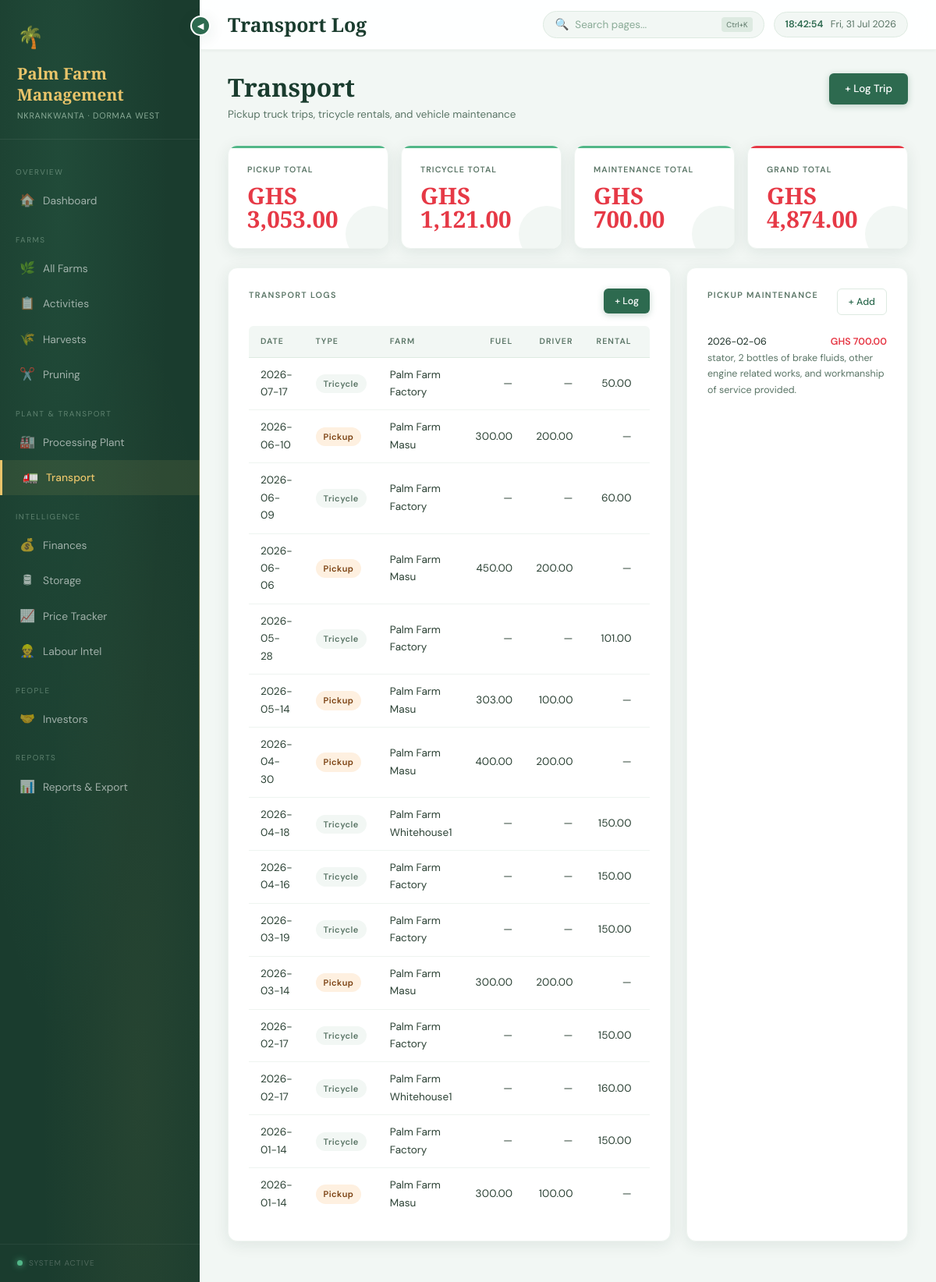
/transport/, run on the app's committed database.
### tables this page shows
CREATE TABLE farms (
    id              INTEGER PRIMARY KEY AUTOINCREMENT,
    name            TEXT NOT NULL,
    location        TEXT,
    constituency    TEXT,
    size_acres      REAL,
    crop_type       TEXT CHECK(crop_type IN ('Oil Palm', 'Cashew')),
    status          TEXT CHECK(status IN ('Active', 'Inactive', 'Development')),
    total_trees     INTEGER DEFAULT 0,
    notes           TEXT,
    created_at      DATE DEFAULT (DATE('now'))
);

CREATE TABLE pickup_maintenance (
    id          INTEGER PRIMARY KEY AUTOINCREMENT,
    date        DATE NOT NULL,
    description TEXT,
    cost        REAL DEFAULT 0,
    notes       TEXT
);

### routes/transport.py (the view)
@transport_bp.route('/')
def index():
    farm_id   = request.args.get('farm_id', '')
    t_type    = request.args.get('transport_type', '')
    date_from = request.args.get('date_from', '')
    date_to   = request.args.get('date_to', '')
    sql    = "SELECT t.*, f.name AS farm_name FROM transport_logs t LEFT JOIN farms f ON f.id=t.farm_id WHERE 1=1"
    params = []
    if farm_id:
        sql += " AND t.farm_id=?"; params.append(farm_id)
    if t_type:
        sql += " AND t.transport_type=?"; params.append(t_type)
    if date_from:
        sql += " AND t.date>=?"; params.append(date_from)
    if date_to:
        sql += " AND t.date<=?"; params.append(date_to)
    sql += " ORDER BY t.date DESC"
    logs  = query(sql, params)
    farms = get_all_farms()
    totals = query("""
        SELECT
            COALESCE(SUM(CASE WHEN transport_type='Pickup' THEN total_cost ELSE 0 END),0) AS pickup_total,
            COALESCE(SUM(CASE WHEN transport_type='Tricycle' THEN total_cost ELSE 0 END),0) AS tricycle_total,
            COALESCE(SUM(total_cost),0) AS grand_total
        FROM transport_logs
    """, one=True)
    maintenance = query(
        "SELECT * FROM pickup_maintenance ORDER BY date DESC LIMIT 5"
    )
    maint_total = query(
        "SELECT COALESCE(SUM(cost),0) AS t FROM pickup_maintenance", one=True
    )['t']
    return render_template('transport/index.html',
        logs=logs, farms=farms, totals=totals,
        maintenance=maintenance, maint_total=maint_total,
        filters=dict(farm_id=farm_id, transport_type=t_type,
                     date_from=date_from, date_to=date_to),
    )

### database/db.py (called while the page is built)
def get_connection():
    conn = sqlite3.connect(DB_PATH)
    conn.row_factory = sqlite3.Row
    conn.execute("PRAGMA foreign_keys = ON")
    return conn

def query(sql, params=(), one=False):
    conn = get_connection()
    cur = conn.execute(sql, params)
    rv = cur.fetchone() if one else cur.fetchall()
    conn.close()
    return rv

def get_all_farms():
    return query("SELECT * FROM farms ORDER BY id")

### templates/transport/index.html (shortened to what this page needs)
{% extends 'base.html' %}
{% block page_title %}Transport Log{% endblock %}
{% block content %}
<div class="page-header">
  <div><h2>Transport</h2><p>Pickup truck trips, tricycle rentals, and vehicle maintenance</p></div>
  <a href="{{ url_for('transport.add') }}" class="btn btn-primary">+ Log Trip</a>
</div>
<div class="stat-grid">
  <div class="stat-card"><div class="stat-label">Pickup Total</div><div class="stat-value negative">GHS {{ '{:,.2f}'.format(totals['pickup_total']) }}</div></div>
  <div class="stat-card"><div class="stat-label">Tricycle Total</div><div class="stat-value negative">GHS {{ '{:,.2f}'.format(totals['tricycle_total']) }}</div></div>
  <div class="stat-card"><div class="stat-label">Maintenance Total</div><div class="stat-value negative">GHS {{ '{:,.2f}'.format(maint_total) }}</div></div>
  <div class="stat-card red"><div class="stat-label">Grand Total</div><div class="stat-value negative">GHS {{ '{:,.2f}'.format(totals['grand_total'] + maint_total) }}</div></div>
</div>
<div style="display:grid;grid-template-columns:2fr 1fr;gap:20px;">
<div class="card">
  <div class="flex justify-between mb-2"><div class="card-title" style="margin:0;">Transport Logs</div><a href="{{ url_for('transport.add') }}" class="btn btn-sm btn-primary">+ Log</a></div>
  <div class="table-wrap"><table>
    <thead><tr><th>Date</th><th>Type</th><th>Farm</th><th class="text-right">Fuel</th><th class="text-right">Driver</th><th class="text-right">Rental</th><th class="text-right">Total</th><th></th></tr></thead>
    <tbody>
    {% for log in logs %}
    <tr>
      <td>{{ log['date'] }}</td>
      <td><span class="badge {% if log['transport_type']=='Pickup' %}badge-amber{% else %}badge-grey{% endif %}">{{ log['transport_type'] }}</span></td>
      <td>{{ log['farm_name'] or '—' }}</td>
      <td class="text-right mono">{{ '{:,.2f}'.format(log['fuel_cost']) if log['fuel_cost'] else '—' }}</td>
      <td class="text-right mono">{{ '{:,.2f}'.format(log['driver_pay']) if log['driver_pay'] else '—' }}</td>
      <td class="text-right mono">{{ '{:,.2f}'.format(log['rental_cost']) if log['rental_cost'] else '—' }}</td>
      <td class="text-right mono bold">{{ '{:,.2f}'.format(log['total_cost']) }}</td>
    </tr>
    {% else %}
    <tr><td colspan="8" class="text-center muted" style="padding:24px;">No transport logs.</td></tr>
    {% endfor %}
    </tbody>
  </table></div>
</div>
<div class="card">
  <div class="flex justify-between mb-2"><div class="card-title" style="margin:0;">Pickup Maintenance</div><a href="{{ url_for('transport.add_maintenance') }}" class="btn btn-sm btn-outline">+ Add</a></div>
  {% for m in maintenance %}
  <div style="border-bottom:1px solid var(--grey-light);padding:8px 0;">
    <div class="flex justify-between"><span class="small">{{ m['date'] }}</span><span class="small bold negative">GHS {{ '{:,.2f}'.format(m['cost']) }}</span></div>
    <div class="small muted">{{ m['description'] }}</div>
  </div>
  {% else %}<p class="muted small">No maintenance records.</p>{% endfor %}
</div>
</div>
{% endblock %}

### data on the page
farms: date "2026-07-17", transport_type "Tricycle", name "Palm Farm Factory", fuel_cost "—", driver_pay "—", rental_cost "50.00", date "2026-06-09", rental_cost "60.00", date "2026-05-28", rental_cost "101.00", date "2026-04-16", rental_cost "150.00", date "2026-03-19", date "2026-02-17", date "2026-01-14"
farms: date "2026-06-10", transport_type "Pickup", name "Palm Farm Masu", fuel_cost "300.00", driver_pay "200.00", rental_cost "—", date "2026-06-06", total_trees "450.00", date "2026-05-14", fuel_cost "303.00", driver_pay "100.00", date "2026-04-30", fuel_cost "400.00", date "2026-03-14", date "2026-01-14"
farms: date "2026-04-18", transport_type "Tricycle", name "Palm Farm Whitehouse1", fuel_cost "—", driver_pay "—", rental_cost "150.00", date "2026-02-17", rental_cost "160.00"
pickup_maintenance: date "2026-02-06", cost "700.00", description "stator, 2 bottles of brake fluids, other engine related works, and workmanship of service provided."

### other printed values
{{ '{:,.2f}'.format(totals['pickup_total']) }} "3,053.00"
{{ '{:,.2f}'.format(totals['tricycle_total']) }} "1,121.00"
{{ '{:,.2f}'.format(maint_total) }} "700.00"
{{ '{:,.2f}'.format(totals['grand_total'] + maint_total) }} "4,874.00"
